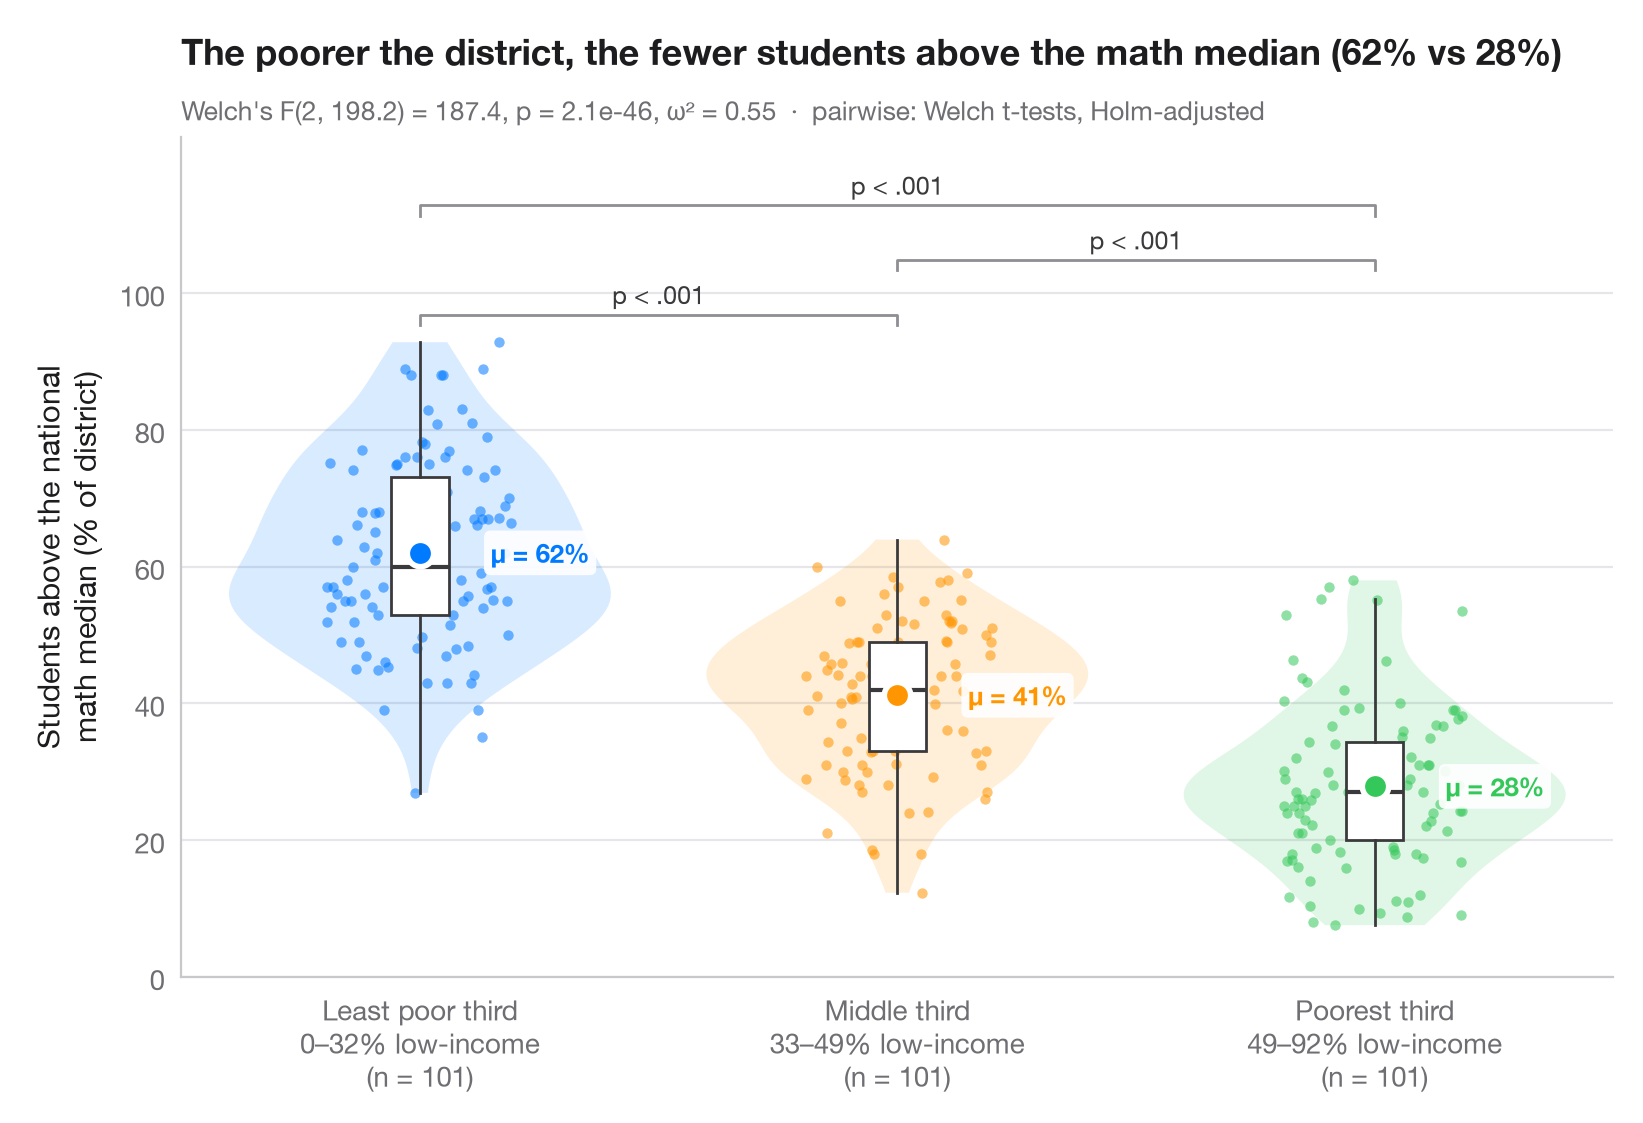

Reproduce this figure in Python.
"""
title: Between-groups comparison
summary: Violin + box + points with Welch's ANOVA, effect size and pairwise tests.
r: ggstatsplot::ggbetweenstats()
tags: [ANOVA, Welch, Holm, effect size, violin, education, inequality]
description: |
  The Python counterpart of `ggbetweenstats()`: every observation is shown,
  wrapped in a violin (distribution) and a slim box (quartiles), with the group
  mean highlighted. The subtitle reports Welch's one-way ANOVA — robust to
  unequal variances — together with ω² as effect size, and brackets show the
  Holm-corrected pairwise Welch t-tests.

  Data are the 303 California school districts of the 1998 STAR test bundled
  with **statsmodels** (`sm.datasets.star98`). The outcome is the share of
  students scoring above the national median in mathematics,
  `NABOVE / (NABOVE + NBELOW)`, and the groups are terciles of the percentage
  of low-income students in the district (`LOWINC`), cut with `pandas.qcut`
  into three groups of 101 districts.
"""
from itertools import combinations

import matplotlib.pyplot as plt
import numpy as np
import pandas as pd
import statsmodels.api as sm
from scipy import stats
from statsmodels.stats.multitest import multipletests
from statsmodels.stats.oneway import anova_oneway

# Data: % of students above the national math median, by district low-income tercile
df = sm.datasets.star98.load_pandas().data
df["above"] = 100 * df.NABOVE / (df.NABOVE + df.NBELOW)
groups = ["Least poor third", "Middle third", "Poorest third"]
df["poverty"] = pd.qcut(df.LOWINC, 3, labels=groups)
data = [df.loc[df.poverty == g, "above"].to_numpy() for g in groups]
palette = ["#007AFF", "#FF9500", "#34C759"]

# Welch's ANOVA + omega squared
res = anova_oneway(data, use_var="unequal")
k, n = len(data), sum(len(d) for d in data)
omega2 = (res.statistic - 1) * (k - 1) / ((res.statistic - 1) * (k - 1) + n)

# Pairwise Welch t-tests, Holm-corrected
pairs = list(combinations(range(k), 2))
raw_p = [stats.ttest_ind(data[i], data[j], equal_var=False).pvalue for i, j in pairs]
adj_p = multipletests(raw_p, method="holm")[1]

fig, ax = plt.subplots(figsize=(8, 5.4))
rng = np.random.default_rng(1)
for i, (d, c) in enumerate(zip(data, palette)):
    v = ax.violinplot(d, positions=[i], widths=0.8, showextrema=False)
    for body in v["bodies"]:
        body.set(facecolor=c, alpha=0.15, edgecolor="none")
    ax.boxplot(d, positions=[i], widths=0.12, showfliers=False, patch_artist=True,
               boxprops=dict(facecolor="white", edgecolor="#3A3A3C", lw=1),
               medianprops=dict(color="#3A3A3C", lw=1.5),
               whiskerprops=dict(color="#3A3A3C"), capprops=dict(visible=False))
    ax.scatter(i + rng.uniform(-0.22, 0.22, len(d)) * 0.9, d, s=14, color=c, alpha=0.55, lw=0)
    ax.scatter(i, d.mean(), s=90, color=c, edgecolor="white", lw=2, zorder=5)
    ax.annotate(f"μ = {d.mean():.0f}%", (i + 0.09, d.mean()), xytext=(10, 0), textcoords="offset points",
                va="center", bbox=dict(boxstyle="round,pad=0.25", fc="white", ec="none", alpha=0.9), fontsize=9.5, fontweight="semibold", color=c)

# Significance brackets
top, step = max(map(np.max, data)), 8
for h, ((i, j), p) in enumerate(sorted(zip(pairs, adj_p), key=lambda t: t[0][1] - t[0][0])):
    y = top + 4 + h * step
    ax.plot([i, i, j, j], [y - 1.5, y, y, y - 1.5], color="#8E8E93", lw=1)
    label = "p < .001" if p < 0.001 else f"p = {p:.3f}"
    ax.text((i + j) / 2, y + 0.8, label, ha="center", va="bottom", fontsize=9, color="#3A3A3C")

lowinc = df.groupby("poverty", observed=True).LOWINC.agg(["min", "max"])
ax.set_xticks(range(k), [f"{g}\n{lowinc.loc[g, 'min']:.0f}–{lowinc.loc[g, 'max']:.0f}% low-income"
                         f"\n(n = {len(d)})" for g, d in zip(groups, data)])
ax.set_ylabel("Students above the national\nmath median (% of district)")
ax.set_ylim(top=top + 4 + len(pairs) * step + 2)
ax.set_yticks(range(0, 101, 20))
ax.set_title(f"The poorer the district, the fewer students above the math median "
             f"({data[0].mean():.0f}% vs {data[-1].mean():.0f}%)", pad=26)
ax.text(0, 1.02, f"Welch's F({res.df_num:.0f}, {res.df_denom:.1f}) = {res.statistic:.1f}, "
        f"p = {res.pvalue:.1e}, ω² = {omega2:.2f}  ·  pairwise: Welch t-tests, Holm-adjusted",
        transform=ax.transAxes, fontsize=9.5, color="#6E6E73")
plt.show()
